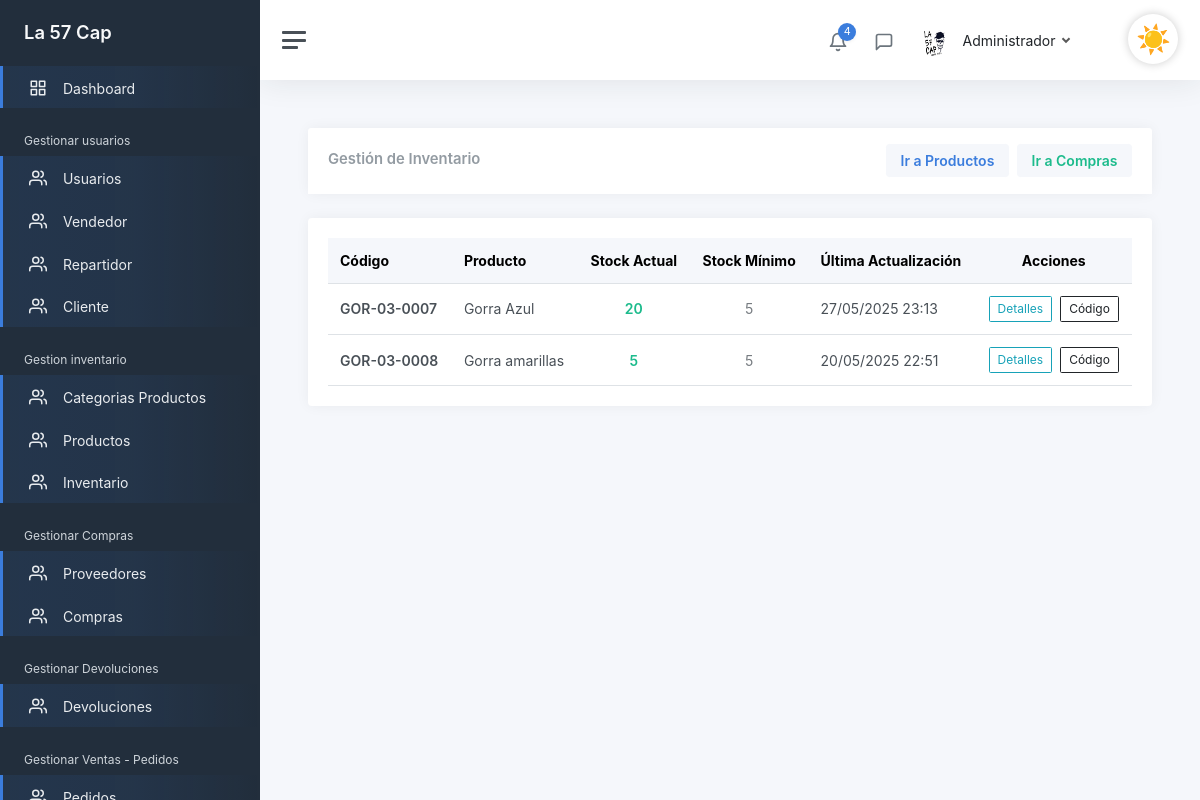
The page /admin/InventarioGeneral (signed in) on the database as committed earlier.
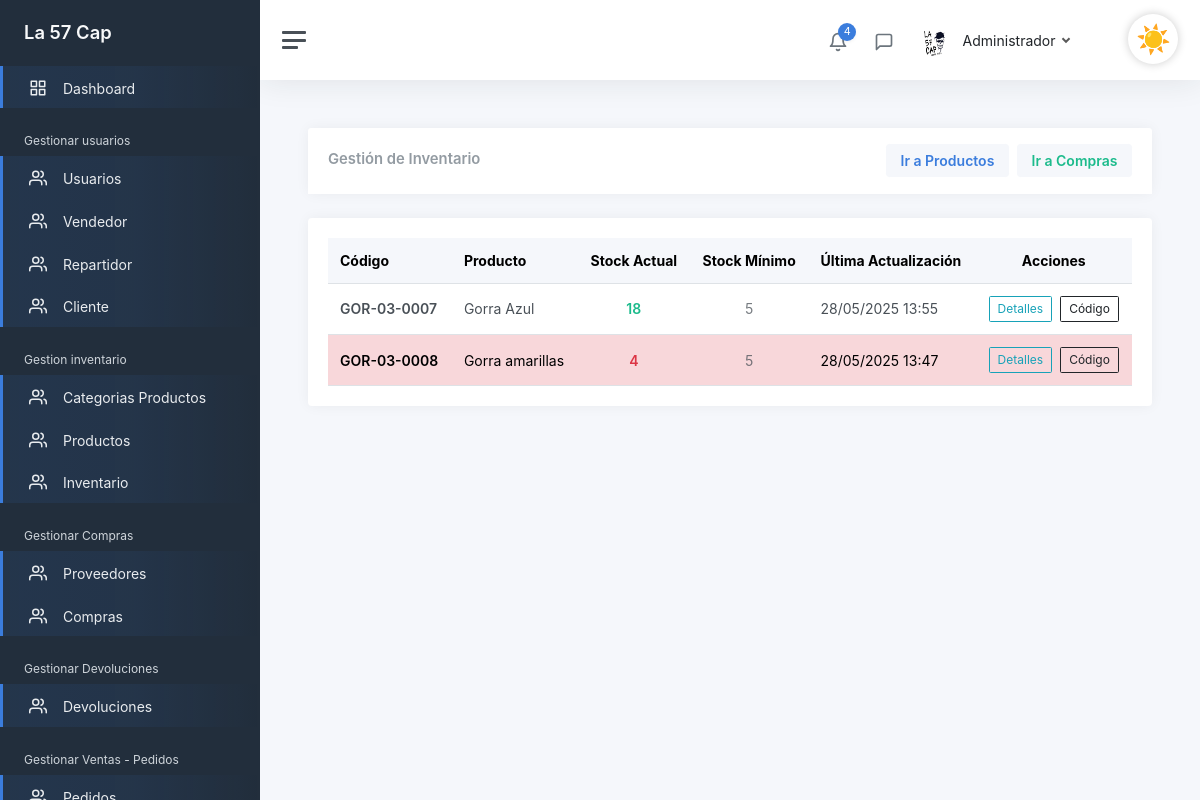
The same page on the database as committed later.
### tables this page shows
CREATE TABLE `inventario`  (
  `idInventario` int(0) NOT NULL AUTO_INCREMENT,
  `cantidad_actual` int(0) NOT NULL,
  `cantidad_minima` int(0) NOT NULL,
  `fecha_actualizacion` datetime(0) NULL DEFAULT NULL,
  `producto_idproducto` int(0) NOT NULL,
  PRIMARY KEY (`idInventario`) USING BTREE,
  INDEX `fk_Inventario_producto1_idx`(`producto_idproducto`) USING BTREE,
  CONSTRAINT `fk_Inventario_producto1` FOREIGN KEY (`producto_idproducto`) REFERENCES `producto` (`idproducto`) ON DELETE RESTRICT ON UPDATE RESTRICT
);

CREATE TABLE `producto`  (
  `idproducto` int(0) NOT NULL AUTO_INCREMENT,
  `id_categoria` int(0) NOT NULL,
  `codigo_producto` varchar(45) NOT NULL,
  `nombre_producto` varchar(45) NOT NULL,
  `descripcion` varchar(200) NOT NULL,
  `precio` decimal(10, 2) NOT NULL,
  `eliminado` tinyint(0) NULL DEFAULT 0,
  `Foto` varchar(150) NULL DEFAULT NULL,
  PRIMARY KEY (`idproducto`) USING BTREE,
  INDEX `producto_categoria_idx`(`id_categoria`) USING BTREE,
  CONSTRAINT `producto_categoria` FOREIGN KEY (`id_categoria`) REFERENCES `categoria_producto` (`idcategoria_producto`) ON DELETE RESTRICT ON UPDATE RESTRICT
);

### controllers/InventarioController.php (called while the page is built, shortened)
<?php
class InventarioController
{
    public static function GestionarInventario(Router $router)
    {
        $registros = Inventario::obtenerTodoConProducto();
        $router->renderAdmin('Admin/inventario/GestionarInventario', [
            'titulo' => 'Inventario General',
            'registros' => $registros
        ]);
    }
}

### public/index.php (called while the page is built, shortened)
<?php
$router = new Router();
$router->get('/login', [LoginController::class, 'login']);
$router->post('/login', [LoginController::class, 'login']);
$router->get('/logout', [LoginController::class, 'logout']);
$router->get('/olvide-cuenta', [UsuarioController::class, 'olvide']);
$router->post('/olvide-cuenta', [UsuarioController::class, 'olvide']);
$router->get('/recuperar-cuenta', [UsuarioController::class, 'recuperar']);
$router->post('/recuperar-cuenta', [UsuarioController::class, 'recuperar']);
$router->get('/confirmar-cuenta', [UsuarioController::class, 'confirmarCuenta']);
$router->post('/confirmar-cuenta', [UsuarioController::class, 'confirmarCuenta']);
$router->get('/crear-cuenta', [RegistroController::class, 'crearCuenta']);
$router->post('/crear-cuenta', [RegistroController::class, 'crearCuenta']);
$router->get('/mensaje-confirmacion', [RegistroController::class, 'mensajeConfirmacion']);
$router->get('/reenviar-confirmacion', [RegistroController::class, 'reenviarConfirmacion']);
$router->post('/reenviar-confirmacion', [RegistroController::class, 'reenviarConfirmacion']);
$router->get('/', [LandingController::class, 'index']);
$router->get('/cliente/pedidos', [ClientePanelController::class, 'pedidos']);
$router->get('/cliente/devolucion', [ClienteController::class, 'solicitarDevolucion']);
$router->post('/cliente/devolucion', [ClienteController::class, 'registrarDevolucion']);
$router->post('/cliente/devolucion/guardar', [ClienteController::class, 'guardarDevolucion']);
$router->get('/tienda', [TiendaController::class, 'shop']);
$router->post('/tienda', fn: [TiendaController::class, 'shop']);
$router->get('/producto', [ProductoController::class, 'ver']);
$router->get('/carrito', [CarritoController::class, 'mostrar']);
$router->get('/carrito/agregar', [CarritoController::class, 'agregar']);
$router->get('/carrito/eliminar', [CarritoController::class, 'eliminar']);
$router->post('/carrito/actualizar', [CarritoController::class, 'actualizar']);
$router->get('/checkout', [CheckoutController::class, 'mostrar']);
$router->post('/checkout/confirmar', [CheckoutController::class, 'confirmar']);
$router->get('/checkout/exito', [CheckoutController::class, 'exito']);
$router->get('/cliente/pedido', [ClienteController::class, 'pedido']);
$router->post('/cliente/calificar', [ClientePanelController::class, 'calificarPedido']);
$router->get('/cliente/calificar', [ClientePanelController::class, 'calificarPedido']);
$router->get('/SobreNosotros', [LandingController::class, 'about']);
$router->get('/Contactanos', [LandingController::class, 'contact']);
$router->get('/admin', [AdminController::class, 'Admin']);
$router->post('/admin', [AdminController::class, 'Admin']);
$router->get('/admin/GestionarUsuario', [UsuarioController::class, 'GestionarUsuario']);
$router->post('/admin/GestionarUsuario', [UsuarioController::class, 'GestionarUsuario']);
$router->get('/admin/CrearUsuario', [UsuarioController::class, 'crearUsuario']);
$router->post('/admin/CrearUsuario', [UsuarioController::class, 'crearUsuario']);
$router->get('/admin/ActualizarUsuario', [UsuarioController::class, 'ActualizarUsuario']);
$router->post('/admin/ActualizarUsuario', [UsuarioController::class, 'ActualizarUsuario']);
$router->get('/admin/EliminarUsuario', [UsuarioController::class, 'EliminarUsuario']);
$router->post('/admin/EliminarUsuario', [UsuarioController::class, 'EliminarUsuario']);
$router->get('/admin/Dashboard', [DashBoardController::class, 'Dashboard']);
$router->post('/admin/Dashboard', [DashBoardController::class, 'Dashboard']);
$router->get('/admin/GestionarCliente', [ClienteController::class, 'GestionarCliente']);
$router->post('/admin/GestionarCliente', [ClienteController::class, 'GestionarCliente']);
$router->get('/admin/GestionarVendedores', [VendedorController::class, 'GestionarVendedores']);
$router->post('/admin/GestionarVendedores', [VendedorController::class, 'GestionarVendedores']);
$router->get('/admin/CrearVendedor', [VendedorController::class, 'crearvendedor']);
$router->post('/admin/CrearVendedor', [VendedorController::class, 'crearvendedor']);
$router->get('/admin/ActualizarVendedor', [VendedorController::class, 'ActualizarVendedor']);
$router->post('/admin/ActualizarVendedor', [VendedorController::class, 'ActualizarVendedor']);
$router->post('/admin/EliminarVendedor', [VendedorController::class, 'EliminarVendedor']);
$router->get('/admin/GestionarRepartidor', [RepartidorControllers::class, 'GestionarRepartidores']);
$router->post('/admin/GestionarRepartidor', [RepartidorControllers::class, 'GestionarRepartidores']);
$router->get('/admin/CrearRepartidor', [RepartidorControllers::class, 'CrearRepartidor']);
$router->post('/admin/CrearRepartidor', [RepartidorControllers::class, 'CrearRepartidor']);
$router->get('/admin/ActualizarRepartidor', [RepartidorControllers::class, 'ActualizarRepartidor']);
$router->post('/admin/ActualizarRepartidor', [RepartidorControllers::class, 'ActualizarRepartidor']);
$router->post('/admin/EliminarRepartidor', [RepartidorControllers::class, 'EliminarRepartidor']);
$router->get('/admin/GestionarProveedores', [ProveedorController::class, 'GestionarProveedores']);
$router->post('/admin/GestionarProveedores', [ProveedorController::class, 'GestionarProveedores']);
$router->get('/admin/CrearProveedor', [ProveedorController::class, 'CrearProveedor']);
$router->post('/admin/CrearProveedor', [ProveedorController::class, 'CrearProveedor']);
$router->get('/admin/ActualizarProveedor', [ProveedorController::class, 'ActualizarProveedor']);
$router->post('/admin/ActualizarProveedor', [ProveedorController::class, 'ActualizarProveedor']);
$router->post('/admin/EliminarProveedor', [ProveedorController::class, 'EliminarProveedor']);
$router->get('/admin/GestionarCategoriaProducto', [CategoriaProductoController::class, 'GestionarCategorias']);
$router->post('/admin/GestionarCategoriaProducto', [CategoriaProductoController::class, 'GestionarCategorias']);
$router->get('/admin/CrearCategoriaProducto', [CategoriaProductoController::class, 'CrearCategoria']);
$router->post('/admin/CrearCategoriaProducto', [CategoriaProductoController::class, 'CrearCategoria']);
$router->get('/admin/ActualizarCategoriaProducto', [CategoriaProductoController::class, 'ActualizarCategoria']);
$router->post('/admin/ActualizarCategoriaProducto', [CategoriaProductoController::class, 'ActualizarCategoria']);
$router->post('/admin/EliminarCategoriaProducto', [CategoriaProductoController::class, 'EliminarCategoria']);
$router->get('/admin/GestionarProducto', [ProductoController::class, 'GestionarProductos']);
$router->post('/admin/GestionarProducto', [ProductoController::class, 'GestionarProductos']);
$router->get('/admin/CrearProducto', [ProductoController::class, 'CrearProducto']);
$router->post('/admin/CrearProducto', [ProductoController::class, 'CrearProducto']);
$router->get('/admin/ActualizarProducto', [ProductoController::class, 'ActualizarProducto']);
$router->post('/admin/ActualizarProducto', [ProductoController::class, 'ActualizarProducto']);
$router->post('/admin/EliminarProducto', [ProductoController::class, 'EliminarProducto']);
$router->get('/admin/GenerarCodigoBarras', [ProductoController::class, 'VerCodigoBarras']);
$router->get('/admin/DescargarCodigoBarras', [ProductoController::class, 'DescargarCodigoBarras']);
$router->get('/admin/VerProducto', [ProductoController::class, 'VerProducto']);
$router->get('/admin/InventarioGeneral', [InventarioController::class, 'GestionarInventario']);
$router->get('/admin/GestionarCompras', [CompraController::class, 'GestionarCompras']);
$router->get('/admin/CrearCompra', [CompraController::class, 'CrearCompra']);
$router->post('/admin/CrearCompra', [CompraController::class, 'CrearCompra']);
$router->get('/admin/DetalleCompra', [CompraController::class, 'VerDetalleCompra']);
$router->get('/admin/devoluciones', [DevolucionController::class, 'gestionar']);
$router->get('/admin/devoluciones/detalle', [DevolucionController::class, 'detalle']);
$router->post('/admin/devoluciones/aprobar', [DevolucionController::class, 'aprobar']);
$router->post('/admin/devoluciones/rechazar', [DevolucionController::class, 'rechazar']);
$router->post('/admin/devoluciones/visitar-tienda', [DevolucionController::class, 'visitarTienda']);
$router->get('/admin/historialPedidos', [AdminController::class, 'verPedidos']);
$router->get('/admin/calificaciones', [AdminController::class, 'verCalificaciones']);
$router->get('/admin/detalle-calificacion', [AdminController::class, 'detalleCalificacion']);
$router->get('/Vendedor', [VendedorController::class, 'Vendedor']);
$router->get('/vendedor/realizar-venta', [VendedorController::class, 'realizarVenta']);
$router->post('/vendedor/realizar-venta', [VendedorController::class, 'realizarVenta']);
$router->get('/vendedor/ticket', [VendedorController::class, 'ticket']);
$router->get('/vendedor/ticket-pdf', [VendedorController::class, 'ticketPDF']);
$router->get('/api/producto', [ApiVentaController::class, 'buscar']);
$router->get('/api/cliente', [ApiVentaController::class, 'buscarCliente']);
$router->get('/vendedor/pedidos', [VendedorController::class, 'listarPedidosPendientes']);
$router->get('/vendedor/inventario', [InventarioController::class, 'Inventario']);
$router->get('/vendedor/VerProducto', [VendedorController::class, 'VerProducto']);
$router->get('/vendedor/GenerarCodigoBarras', [VendedorController::class, 'VerCodigoBarras']);
$router->get('/vendedor/DescargarCodigoBarras', [VendedorController::class, 'DescargarCodigoBarras']);
$router->get('/vendedor/atender-pedido', [VendedorController::class, 'atenderPedido']);
$router->get('/vendedor/asignar-repartidor', [VendedorController::class, 'asignarRepartidorVista']);
$router->post('/vendedor/asignar-repartidor', [VendedorController::class, 'asignarRepartidor']);
$router->get('/Repartidor', [RepartidorControllers::class, 'Repartidor']);
$router->get('/repartidor/pedidos-en-camino', [RepartidorControllers::class, 'pedidosEnCamino']);
$router->post('/repartidor/confirmar-entrega', [RepartidorControllers::class, 'confirmarEntrega']);
$router->get('/repartidor/pedido', [RepartidorControllers::class, 'verDetalle']);
$router->comprobarRutas();

### models/Inventario.php (called while the page is built, shortened)
<?php
class Inventario extends ActiveRecord
{
    public static function obtenerTodoConProducto()
    {
        $query = "SELECT
                inventario.*,
                producto.codigo_producto,
                producto.nombre_producto
              FROM inventario
              LEFT JOIN producto ON inventario.producto_idproducto = producto.idproducto";
        $resultado = self::$db->query($query);
        $objetos = [];
        while ($registro = $resultado->fetch_object()) {
            $objetos[] = $registro;
        }
        return $objetos;
    }
}

### views/Admin/inventario/GestionarInventario.php (the view, shortened to what the changed rows need)
<div class="card">
    <div class="card-header d-flex justify-content-between align-items-center">
        <h2 class="card-title mb-0">Gestión de Inventario</h2>
    </div>
</div>
<div class="card mt-3">
    <div class="card-body table-responsive">
        <table class="table table-hover mb-0">
            <thead class="table-light">
                <tr>
                    <th>Código</th>
                    <th>Producto</th>
                    <th class="text-center">Stock Actual</th>
                    <th class="text-center">Stock Mínimo</th>
                    <th>Última Actualización</th>
                    <th class="text-center">Acciones</th>
                </tr>
            </thead>
            <tbody>
                <?php if (!empty($registros)): ?>
                    <?php foreach ($registros as $registro): ?>
                        <tr class="<?= $registro->cantidad_actual < $registro->cantidad_minima ? 'table-danger' : '' ?>">
                            <td><strong><?= $registro->codigo_producto ?></strong></td>
                            <td><?= $registro->nombre_producto ?></td>
                            <td class="text-center fw-bold <?= $registro->cantidad_actual < $registro->cantidad_minima ? 'text-danger' : 'text-success' ?>">
                                <?= $registro->cantidad_actual ?>
                            </td>
                            <td class="text-center text-muted">
                                <?= $registro->cantidad_minima ?>
                            </td>
                            <td><?= date('d/m/Y H:i', strtotime($registro->fecha_actualizacion)) ?></td>
                            <td class="text-center">
                                <div class="d-flex justify-content-center gap-2">
                                    <a href="/admin/VerProducto?id=<?= $registro->producto_idproducto ?>" class="btn btn-sm btn-outline-info">
                                        <i class="fas fa-eye"></i> Detalles
                                    </a>
                                    <a href="/admin/GenerarCodigoBarras?id=<?= $registro->producto_idproducto ?>" class="btn btn-sm btn-outline-dark">
                                        <i class="fas fa-barcode"></i> Código
                                    </a>
                                </div>
                            </td>
                        </tr>
                    <?php endforeach; ?>
                <?php else: ?>
                    <tr>
                        <td colspan="6" class="text-center text-muted">No hay registros de inventario.</td>
                    </tr>
                <?php endif; ?>
            </tbody>
        </table>
    </div>
</div>

Rows that differ between the two databases and show on the page:
changed inventario "GOR-03-0007": cantidad_actual "20" → "18"; fecha_actualizacion "27/05/2025 23:13" → "28/05/2025 13:55"
changed inventario "GOR-03-0008": cantidad_actual "5" → "4"; fecha_actualizacion "20/05/2025 22:51" → "28/05/2025 13:47"
